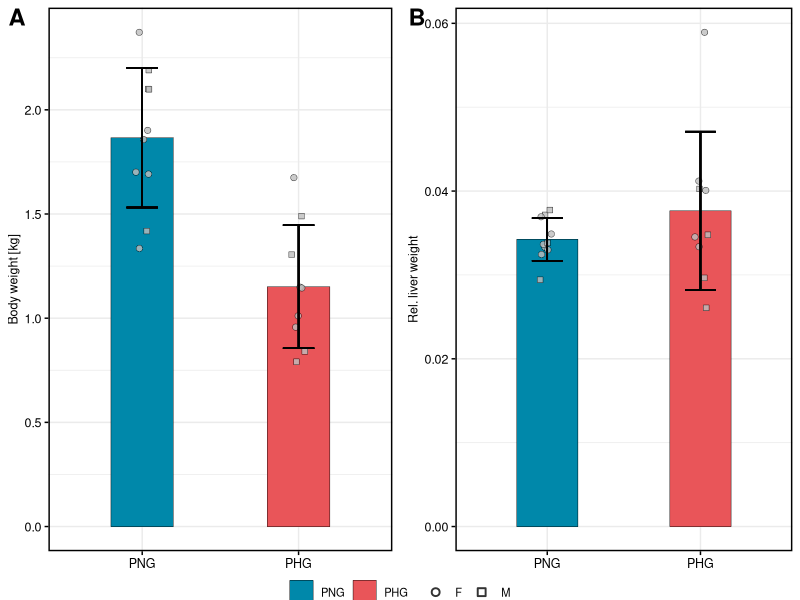
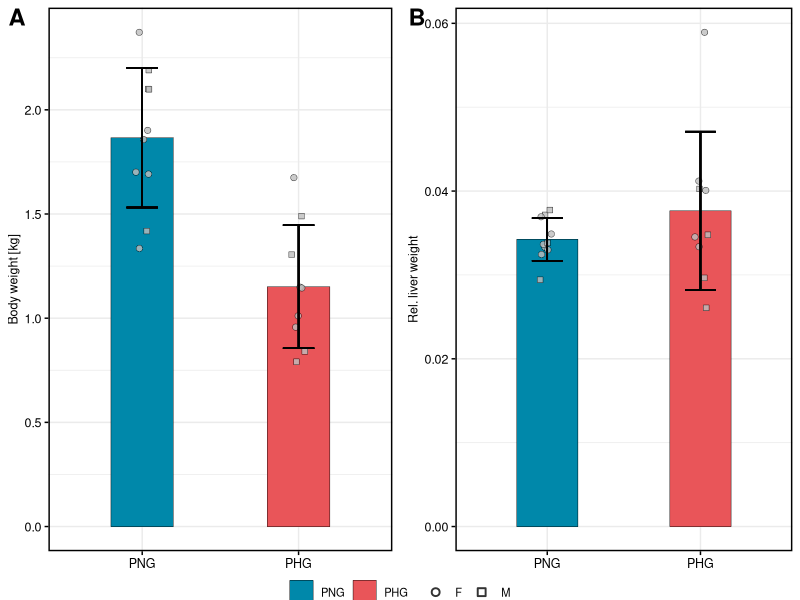

Write the R code that produced these figures, in order.
## ---- chunk 1
knitr::opts_chunk$set(echo = TRUE)
## ---- chunk 2
library(tidyverse)
library(ggpubr)
## ---- chunk 3
weight            <- read.delim("weight.txt", sep = "\t", header = T) 
conditions        <- read.delim("Conditions.txt", sep = "\t", header = T)
## ---- chunk 4
two_way_anova_fn <- function(data, id_name, conditions_file, adjust_p_value, p_adj_method, l2fc_data, add_l2fc) {
  
  data_anova  <- data %>% 
          pivot_longer(names_to = "Bioreplicate", 
          values_to = "Value", -all_of(id_name)) %>% 
          left_join(conditions_file) %>% 
          drop_na(Value) %>% 
          group_by(!!as.symbol(id_name)) %>% 
          summarise(`p-value` = 
          summary(aov(Value ~ Group*Sex))[[1]][["Pr(>F)"]][1:3]) 
  
  # correct all resulting p-values (pool) for multiple hypothesis testing
  if (adjust_p_value == TRUE) {
    
  data_anova$`Adjusted p-value`  <- p.adjust(data_anova$`p-value`, method = p_adj_method)
  # prepare empty data frame with proper comparisons
  anova_factors <- as.data.frame(rep(c("group (PHG/PNG)", "sex (F/M)", "group:sex"), length = nrow(data_anova)))
  # rename column 
  names(anova_factors) <- "Comparison"
  
  # final anova results
  anova_results  <- as.data.frame(cbind(data_anova, anova_factors)) %>% 
  pivot_wider(names_from = Comparison, 
                          values_from = c(`p-value`, `Adjusted p-value`), all_of(id_name), names_sep = " ") 
    
  }
  
  if (adjust_p_value == FALSE) {
  anova_factors <- as.data.frame(rep(c("p-value group (PHG/PNG)", "p-value sex (F/M)", 
                                       "p-value group:sex"), length = nrow(data_anova)))
  # rename column 
  names(anova_factors) <- "Comparison"
  
  # final anova results
  anova_results  <- as.data.frame(cbind(data_anova, anova_factors)) %>% 
  pivot_wider(names_from = Comparison, 
                          values_from = `p-value`, all_of(id_name), names_sep = " ") 
    
  }
  # add fold changes
  if (add_l2fc == TRUE) {
    anova_results  <- anova_results  %>% 
       left_join(l2fc_data)
  }
  return(anova_results)
  }
## ---- chunk 5
anova_results <- two_way_anova_fn(data = weight, id_name = "Parameter", conditions_file = conditions, adjust_p_value = F,  add_l2fc = F)
## ---- chunk 6
bar_chart_fn <- function(data_statistics, 
                         numeric_data,
                         conditions_data,
                         point_size,
                         id_name,
                         n_widht,
                         jitt_widht,
                         strip_text_size) {
  
  
  # prepare data for error bar calculation
  error_bar <- data_statistics %>% 
  left_join(numeric_data) %>% 
  select(contains(colnames(numeric_data))) %>% 
  pivot_longer(names_to = "Bioreplicate", values_to = "Value", -all_of(id_name)) %>% 
  left_join(conditions_data) %>% 
  group_by(!!as.symbol(id_name), Group) %>% 
  summarise(mean = mean(Value, na.rm=T), 
            sd = sd(Value, na.rm=T), 
            n = n(),
            sem = sd/sqrt(n),
            t.score = qt(p=0.05/2, 
            df=length(conditions$Bioreplicate),lower.tail=F), 
            ci = t.score * sd ) %>% 
  ungroup()
  # prepare data for plotting
  data_plot <- data_statistics %>% 
  left_join(numeric_data) %>% 
  select(contains(colnames(numeric_data))) %>%  
  pivot_longer(names_to = "Bioreplicate", values_to = "Value", -all_of(id_name)) %>% 
  left_join(conditions_data) %>% 
  ungroup() %>% 
    left_join(error_bar) 
  
  
  # reorder data
  data_plot$Group <- factor(data_plot$Group, levels = c("PNG", "PHG"))
  
  
  # plot
  plot_data <- ggplot(data_plot, aes(x=Group, y=Value))+
  geom_bar(stat = "summary", fun = mean, aes(fill = Group), alpha = 1, color = "black", lwd=0.15,
           width=n_widht/length(unique(data_plot$Group))) + 
  geom_jitter(size = point_size,  aes(shape = Sex), fill = "grey", alpha = 0.8, stroke =0.25, width = jitt_widht)+
  geom_errorbar(aes(ymin=mean-sd, ymax=mean+sd), width=.2,
                position=position_dodge(0.05)) +
  scale_fill_manual(values=c('PNG' = "#0088AA", 'PHG' = "#e95559ff")) +
  scale_shape_manual(values = c('F' = 21, 'M' = 22)) + 
  theme_bw() +
  xlab("") +
  theme(panel.border = element_rect(linewidth  = 1, colour = "black"),
        axis.title = element_text(size = 9, colour = "black"),
        axis.text = element_text(size = 9, colour = "black"),
        axis.ticks = element_line(colour = "black"),
        legend.box.spacing = unit(0.8, 'mm'), 
        legend.title = element_blank(), 
        legend.text = element_text(size = 8))+
  theme(strip.text = element_text(size = strip_text_size),
        strip.background = element_blank(),
        legend.margin=margin(0,0,0,0), 
        legend.box.margin=margin(-10,-10,-3,-10)) 
  
  
  return(plot_data)
 
 
}
## ---- chunk 7
# plot body weight
body_w <- bar_chart_fn(data_statistics = anova_results %>% filter(Parameter == "Body weight (kg)"),
                            numeric_data = weight, 
                            point_size = 2, 
                            strip_text_size = 9,
                            n_widht = 0.8, 
                            jitt_widht = 0.05,
                            id_name = "Parameter", 
                            conditions_data = conditions)+
            ylab("Body weight [kg]")+
  guides(shape = guide_legend(order = 2, override.aes = list(stroke = 1, shape  = c(1,0))),
         fill = guide_legend(order = 1))+
  theme(legend.position = "bottom")


# plot liver weight
rel_liver_w <- bar_chart_fn(data_statistics = anova_results %>% filter(Parameter == "Rel_liver_weight"),
                            numeric_data = weight, 
                            point_size = 2, 
                            strip_text_size = 9,
                            n_widht = 0.8, 
                            jitt_widht = 0.05,
                            id_name = "Parameter", 
                            conditions_data = conditions)+
            ylab("Rel. liver weight")+
  guides(shape = guide_legend(order = 2, override.aes = list(stroke = 1, shape  = c(1,0))),
         fill = guide_legend(order = 1))+
  theme(legend.position = "bottom")


# combine plots
ggarrange(body_w, rel_liver_w, common.legend = T, legend = "bottom", labels = c("A", "B"), font.label = list(size = 17))
ggsave("weights.svg", width = 4, height = 2.5)
